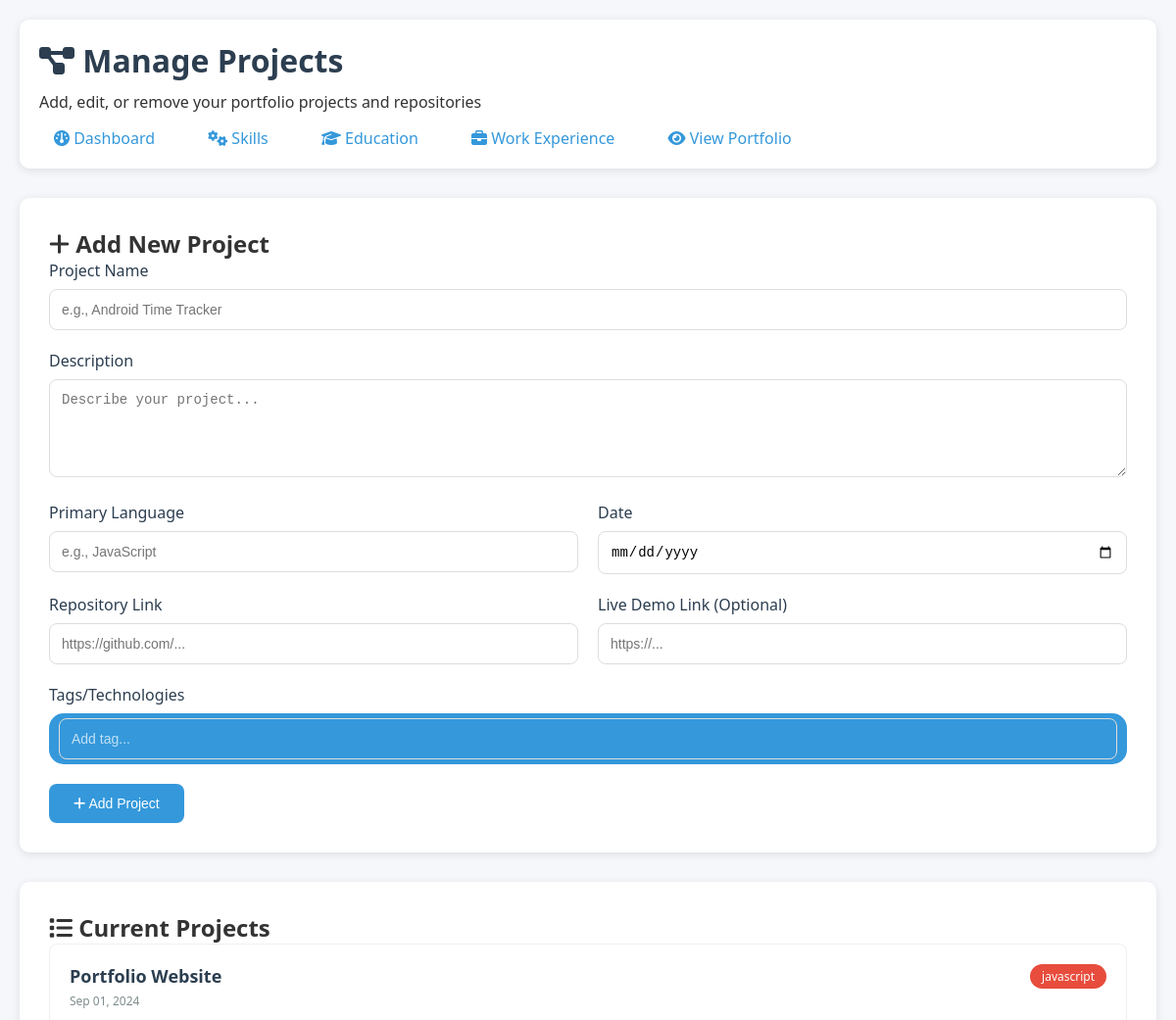
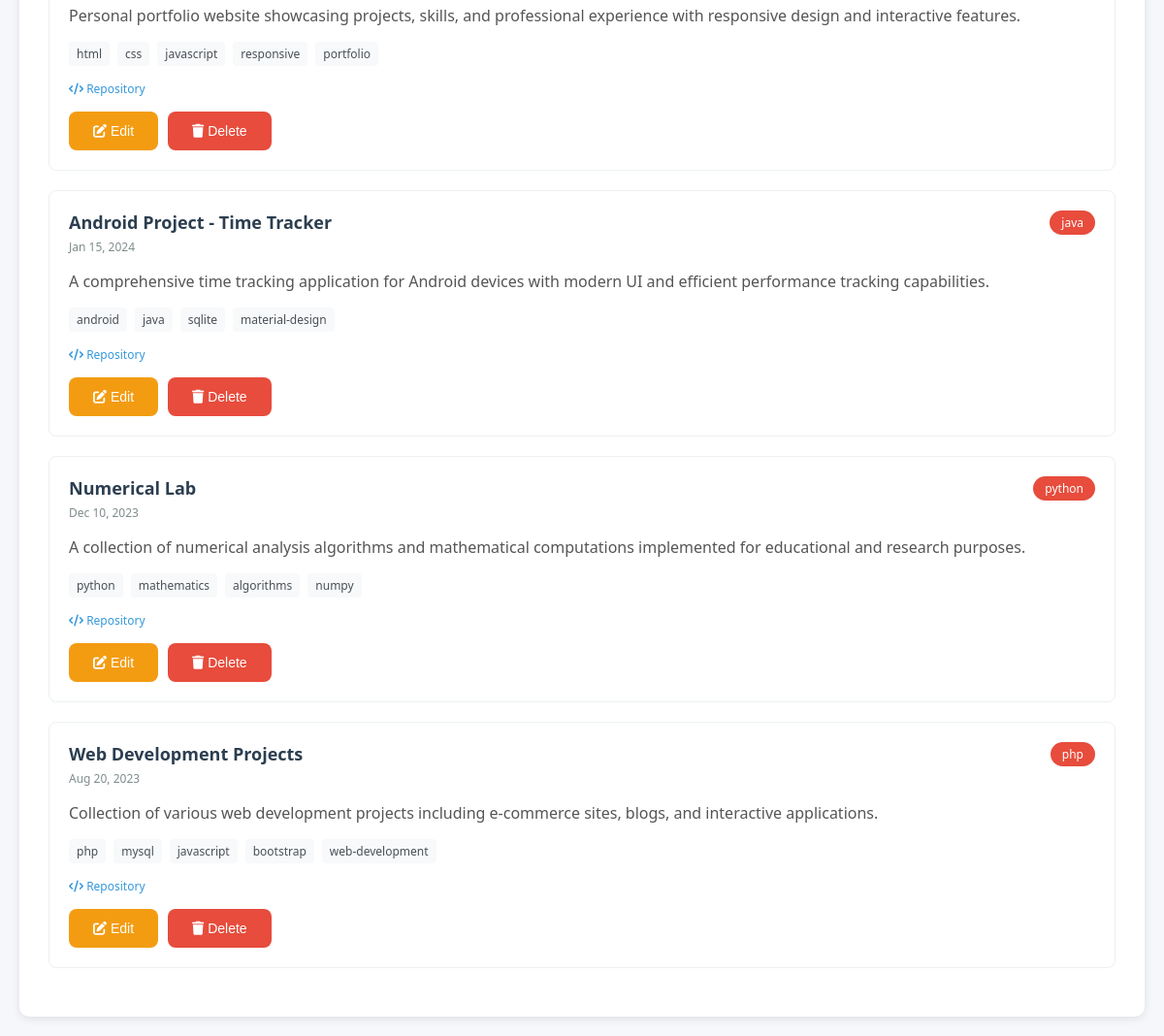
The page /admin/manage_projects.php (signed in) on the database its author committed (2 pictures, top to bottom).
### tables this page shows
CREATE TABLE repositories (
    id INT AUTO_INCREMENT PRIMARY KEY,
    name VARCHAR(100) NOT NULL,
    explanation TEXT,
    tags JSON,
    best_lang VARCHAR(50),
    date DATE,
    link VARCHAR(255),
    view_link VARCHAR(255),
    github_url VARCHAR(255),
    demo_url VARCHAR(255),
    image VARCHAR(255),
    status VARCHAR(20) DEFAULT 'completed',
    is_featured BOOLEAN DEFAULT FALSE,
    display_order INT DEFAULT 0,
    created_at TIMESTAMP DEFAULT CURRENT_TIMESTAMP,
    updated_at TIMESTAMP DEFAULT CURRENT_TIMESTAMP ON UPDATE CURRENT_TIMESTAMP,
    INDEX idx_date (date),
    INDEX idx_featured (is_featured),
    INDEX idx_status (status),
    INDEX idx_order (display_order)
);

### admin/manage_projects.php (the view, shortened to what this page needs)
<?php
$db = new Database();
$conn = $db->getConnection();
$stmt = $conn->prepare("SELECT * FROM repositories ORDER BY date DESC");
$stmt->execute();
$projects = $stmt->fetchAll();
?>
<!DOCTYPE html>
<html lang="en">
<head>
    <link rel="stylesheet" href="https://cdnjs.cloudflare.com/ajax/libs/font-awesome/6.2.1/css/all.min.css">
</head>
<body>
    <div class="container">
        <div class="header">
            <h1><i class="fas fa-project-diagram"></i> Manage Projects</h1>
            <p>Add, edit, or remove your portfolio projects and repositories</p>
            <div class="nav-links">
                <a href="dashboard.php"><i class="fas fa-dashboard"></i> Dashboard</a>
                <a href="manage_skills.php"><i class="fas fa-cogs"></i> Skills</a>
                <a href="manage_education.php"><i class="fas fa-graduation-cap"></i> Education</a>
                <a href="manage_work.php"><i class="fas fa-briefcase"></i> Work Experience</a>
                <a href="../Naquib.htm" target="_blank"><i class="fas fa-eye"></i> View Portfolio</a>
            </div>
        </div>
        <div class="form-container">
            <h2><i class="fas fa-plus"></i> Add New Project</h2>
            <form method="POST">
                <div class="form-group">
                    <label for="name">Project Name</label>
                    <input type="text" id="name" name="name" placeholder="e.g., Android Time Tracker" required>
                </div>
                <div class="form-group">
                    <label for="explanation">Description</label>
                    <textarea id="explanation" name="explanation" placeholder="Describe your project..." required></textarea>
                </div>
                <div class="form-row">
                    <div class="form-group">
                        <label for="best_lang">Primary Language</label>
                        <input type="text" id="best_lang" name="best_lang" placeholder="e.g., JavaScript" required>
                    </div>
                    <div class="form-group">
                        <label for="date">Date</label>
                        <input type="date" id="date" name="date" required>
                    </div>
                </div>
                <div class="form-row">
                    <div class="form-group">
                        <label for="link">Repository Link</label>
                        <input type="url" id="link" name="link" placeholder="https://github.com/..." required>
                    </div>
                    <div class="form-group">
                        <label for="view_link">Live Demo Link (Optional)</label>
                        <input type="url" id="view_link" name="view_link" placeholder="https://...">
                    </div>
                </div>
                <div class="form-group">
                    <label>Tags/Technologies</label>
                    <div id="tags-container">
                        <div class="tag-item">
                            <input type="text" class="tag-input" placeholder="Add tag..." onkeypress="addTag(event, this)">
                        </div>
                    </div>
                </div>
                <button type="submit" class="btn">
                    <i class="fas fa-plus"></i> Add Project
                </button>
            </form>
        </div>
        <div class="projects-list">
            <h2><i class="fas fa-list"></i> Current Projects</h2>
            <?php if (empty($projects)): ?>
                <p>No projects found. Add your first project above.</p>
            <?php else: ?>
                <?php foreach ($projects as $project): ?>
                    <div class="project-item">
                        <div class="project-header">
                            <div>
                                <h3 class="project-title"><?php echo htmlspecialchars($project['name']); ?></h3>
                                <div class="project-date"><?php echo date('M d, Y', strtotime($project['date'])); ?></div>
                            </div>
                            <div class="project-lang"><?php echo htmlspecialchars($project['best_lang']); ?></div>
                        </div>
                        <div class="project-description">
                            <?php echo htmlspecialchars($project['explanation']); ?>
                        </div>
                        <div class="project-tags">
                            <?php
                            $tags = json_decode($project['tags'], true);
                            if ($tags && is_array($tags)) {
                                foreach ($tags as $tag) {
                                    echo '<span class="project-tag">' . htmlspecialchars($tag) . '</span>';
                                }
                            }
                            ?>
                        </div>
                        <div class="project-links">
                            <a href="<?php echo htmlspecialchars($project['link']); ?>" target="_blank" class="project-link">
                                <i class="fas fa-code"></i> Repository
                            </a>
                        </div>
                        <div class="project-actions">
                            <button class="btn btn-warning" onclick="editProject(<?php echo $project['id']; ?>)">
                                <i class="fas fa-edit"></i> Edit
                            </button>
                            <form method="POST" style="display: inline;" onsubmit="return confirm('Are you sure you want to delete this project?')">
                                <button type="submit" class="btn btn-danger">
                                    <i class="fas fa-trash"></i> Delete
                                </button>
                            </form>
                        </div>
                    </div>
                <?php endforeach; ?>
            <?php endif; ?>
        </div>
    </div>
</body>
</html>

### admin/manage_projects.php (style rules this page uses)
* { margin: 0; padding: 0; box-sizing: border-box; }
body { font-family: 'Segoe UI', Tahoma, Geneva, Verdana, sans-serif; background: #f5f7fa; color: #333; }
.container { max-width: 1200px; margin: 0 auto; padding: 20px; }
.header { background: white; padding: 20px; border-radius: 10px; box-shadow: 0 2px 10px rgba(0,0,0,0.1); margin-bottom: 30px; }
.header h1 { color: #2c3e50; margin-bottom: 10px; }
.nav-links { margin-top: 15px; }
.nav-links a { color: #3498db; text-decoration: none; margin-right: 20px; padding: 8px 15px; border-radius: 5px; transition: background 0.3s; }
.form-container { background: white; padding: 30px; border-radius: 10px; box-shadow: 0 2px 10px rgba(0,0,0,0.1); margin-bottom: 30px; }
.form-group { margin-bottom: 20px; }
.form-group label { display: block; margin-bottom: 8px; font-weight: 500; color: #2c3e50; }
.form-group input, .form-group select, .form-group textarea { width: 100%; padding: 12px; border: 1px solid #ddd; border-radius: 8px; font-size: 14px; transition: border-color 0.3s; }
.form-group textarea { min-height: 100px; resize: vertical; }
.form-row { display: grid; grid-template-columns: 1fr 1fr; gap: 20px; }
.tag-item { background: #3498db; color: white; padding: 5px 10px; border-radius: 15px; font-size: 12px; display: flex; align-items: center; gap: 5px; }
.tag-input { border: none; background: transparent; color: white; outline: none; }
.tag-input::placeholder { color: rgba(255,255,255,0.7); }
.btn { background: #3498db; color: white; padding: 12px 25px; border: none; border-radius: 8px; cursor: pointer; font-size: 14px; font-weight: 500; transition: background 0.3s; }
.btn-danger { background: #e74c3c; }
.btn-warning { background: #f39c12; }
.projects-list { background: white; padding: 30px; border-radius: 10px; box-shadow: 0 2px 10px rgba(0,0,0,0.1); }
.project-item { border: 1px solid #ecf0f1; border-radius: 8px; padding: 20px; margin-bottom: 20px; transition: box-shadow 0.3s; }
.project-header { display: flex; justify-content: space-between; align-items: flex-start; margin-bottom: 15px; }
.project-title { font-size: 18px; font-weight: 600; color: #2c3e50; margin-bottom: 5px; }
.project-lang { background: #e74c3c; color: white; padding: 4px 12px; border-radius: 15px; font-size: 12px; }
.project-date { color: #7f8c8d; font-size: 12px; }
.project-description { color: #555; margin-bottom: 15px; line-height: 1.5; }
.project-tags { display: flex; flex-wrap: wrap; gap: 8px; margin-bottom: 15px; }
.project-tag { background: #f8f9fa; color: #495057; padding: 4px 8px; border-radius: 4px; font-size: 12px; }
.project-links { display: flex; gap: 10px; margin-bottom: 15px; }
.project-link { color: #3498db; text-decoration: none; font-size: 12px; }
.project-actions { display: flex; gap: 10px; }

### rows shown on the page
repositories: name "Portfolio Website", date "Sep 01, 2024", best_lang "javascript", explanation "Personal portfolio website showcasing projects, skills, and professional experience with responsive design and interactive features.", tags "html", tags "css", tags "javascript", tags "responsive", tags "portfolio"
repositories: name "Android Project - Time Tracker", date "Jan 15, 2024", best_lang "java", explanation "A comprehensive time tracking application for Android devices with modern UI and efficient performance tracking capabilities.", tags "android", tags "java", tags "sqlite", tags "material-design"
repositories: name "Numerical Lab", date "Dec 10, 2023", best_lang "python", explanation "A collection of numerical analysis algorithms and mathematical computations implemented for educational and research purposes.", tags "python", tags "mathematics", tags "algorithms", tags "numpy"
repositories: name "Web Development Projects", date "Aug 20, 2023", best_lang "php", explanation "Collection of various web development projects including e-commerce sites, blogs, and interactive applications.", tags "php", tags "mysql", tags "javascript", tags "bootstrap", tags "web-development"
